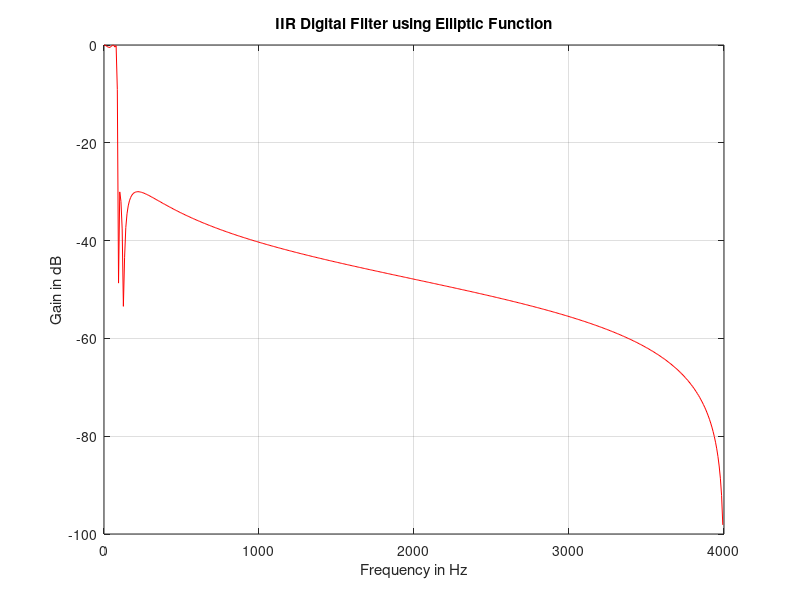

Recreate this plot in MATLAB.
%Lab14
Fs=8000;
Fpass=800;
Fstop=1000;
Rp=0.5;
Rs=30;
wp=2*pi*Fpass/Fs;
ws=2*pi*Fstop/Fs;
wp
ws
Omega_p_hat=tan(wp/2);
Omega_s_hat=tan(ws/2);
Omega_p=1;
Omega_s=Omega_s_hat/Omega_p_hat;
[N,wn]=ellipord(Omega_p,Omega_s,Rp,Rs,'s');
[b1,a1]=ellip(N,Rp,Rs,0.2,'s');
[num,den]=bilinear(b1,a1,0.32);
N=512;
[H,W]=freqz(num,den,N);
figure(1)
plot(W*Fs/(2*pi),20*log10(abs(H)),'r-');
grid;
xlabel('Frequency in Hz');
ylabel('Gain in dB');
title('IIR Digital Filter using Elliptic Function');
